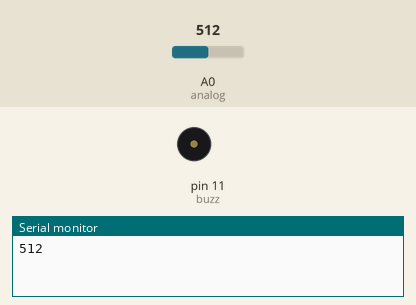
Simulated run of this sketch. Board: Arduino Uno, built with avr-gcc and run on an emulated ATmega328P. Shown: buzzer (waves = sounding), the last lines printed to the serial monitor. The inputs (shaded band) are chosen by the test bench; at power-on: A0 (analog) = 512. The modem accepts every AT command (registered, SIM ready, sends succeed) and sends nothing else.

Above: at 1.3 s.
1.4 s: A0 (analog) set to 365
5.7 s: A0 (analog) set to 332
At 6.1 s:
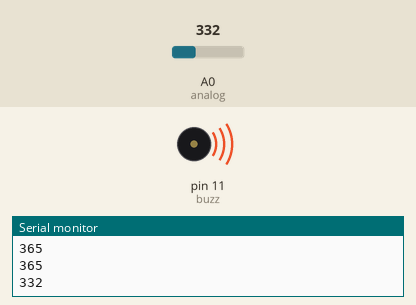
Timing chart, 0 to 20.1 s (numbered marks = the images above; inputs shaded):
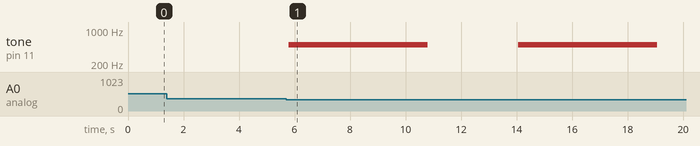

The sketch:

GSM_water.ino
```cpp
#include <SoftwareSerial.h>
#define analog A0
#define power 7
int buzz=11;

SoftwareSerial mySerial(9, 10);

void setup()
{
  mySerial.begin(9600);
  Serial.begin(9600);
  delay(100);
 pinMode(power,OUTPUT);
 pinMode(buzz,OUTPUT);
}


void sendSMS(){
  mySerial.println("AT+CMGF=1");    //Sets the GSM Module in Text Mode
  delay(1000);  // Delay of 1 second
  mySerial.println("AT+CMGS=\"+917904848964\"\r"); // Replace x with mobile number
  delay(1000);
  mySerial.println("Water level maximum.Cutoff water supply.");// The SMS text you want to send
  delay(100);
  mySerial.println((char)26);// ASCII code of CTRL+Z for saying the end of sms to  the module
  delay(1000);
}

void loop(){
  digitalWrite(power,HIGH);
  delay(100);
  int value=analogRead(analog);
  digitalWrite(power,LOW);
  Serial.println(value);
  if(value>=400){
    sendSMS();
    delay(100);
  }
  if(value<=350 && value >=150){

    tone(buzz,500);
    delay(5000);
    noTone(buzz);
    mySerial.println("AT+CMGF=1");    //Sets the GSM Module in Text Mode
  delay(1000);  // Delay of 1 second
  mySerial.println("AT+CMGS=\"+917904848964\"\r"); // Replace x with mobile number
  delay(1000);
  mySerial.println("Water level medium");// The SMS text you want to send
  delay(100);
  mySerial.println((char)26);// ASCII code of CTRL+Z for saying the end of sms to  the module
  delay(1000);

  }

  if(value<=150){
    mySerial.println("AT+CMGF=1");    //Sets the GSM Module in Text Mode
  delay(1000);  // Delay of 1 second
  mySerial.println("AT+CMGS=\"+917904848964\"\r"); // Replace x with mobile number
  delay(1000);
  mySerial.println("Water level low");// The SMS text you want to send
  delay(100);
  mySerial.println((char)26);// ASCII code of CTRL+Z for saying the end of sms to  the module
  delay(1000);
  }

}
```

Measured:
- the behaviour switches between 351 and 350 on A0 (analog) (found by bisection; images 0 and 1)
- after the input at 5.7 s, tone on pin 11 (buzz): alternates 500 Hz for 5.0 s and silent for 3.3 s, starting after 0.09 s
